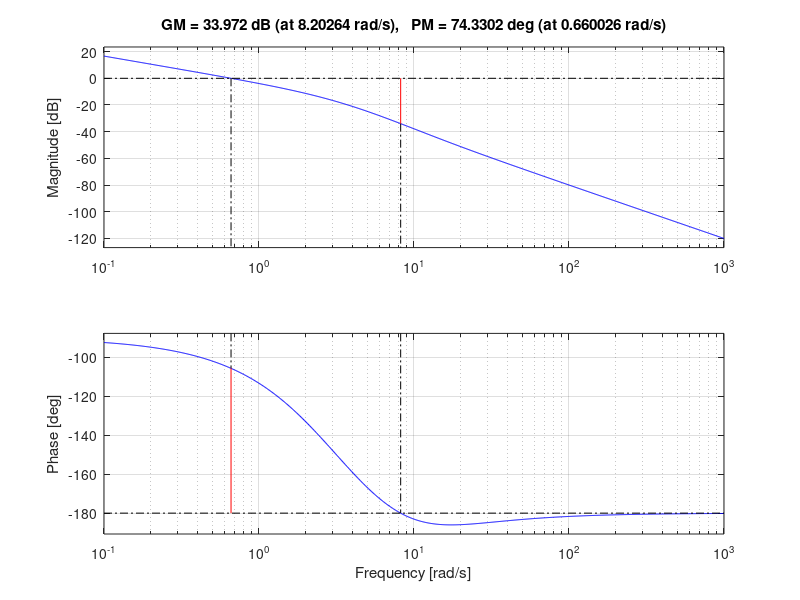

The MATLAB script that drew this image:
clear all
clc
close all

K=1;
s = tf('s');
G=(((K*(s+10)*(s+11))/((s*(s+3)*(s+6)*(s+9)))))

%figure,nyquist(G1)

%sys=tf(G)
figure,bode(G)
margin(G);
%grid
